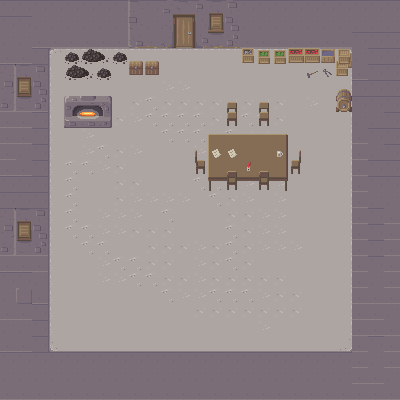

This game map was drawn from its Tiled (.tmx) file and the tilesets committed beside it. A one-line description and the trimmed map source follow:
An orthogonal 25x25 tile map with 16x16 px tiles, 3 tile layers (Tile Layer 1, predmety, Predmety 2), 2 tilesets and 9 objects (scene:city).

<map version="1.2" tiledversion="1.2.1" orientation="orthogonal" renderorder="right-down" width="25" height="25" tilewidth="16" tileheight="16" infinite="0" nextlayerid="6" nextobjectid="24">
 <properties>
  <property name="tilesets" value="dungeon2,medieval-int" />
 </properties>
 <tileset firstgid="1" source="medieval-ext.tsx" />
 <tileset firstgid="385" source="medieval-int.tsx" />
 <layer id="1" name="Tile Layer 1" width="25" height="25">
  <properties>
   <property name="tilesets" value="medieval-int,medieval-ext" />
  </properties>
  <data>[625 cells, 625 non-empty, 45 distinct tile ids]</data>
 </layer>
 <layer id="3" name="predmety" width="25" height="25">
  <properties>
   <property name="tilesets" value="medieval-int" />
  </properties>
  <data>[625 cells, 71 non-empty, 43 distinct tile ids]</data>
 </layer>
 <layer id="4" name="Predmety 2" width="25" height="25">
  <properties>
   <property name="tilesets" value="medieval-int" />
  </properties>
  <data>[625 cells, 13 non-empty, 8 distinct tile ids]</data>
 </layer>
 <objectgroup id="2" name="lava">
  <object id="1" x="0" y="1" width="172" height="47" />
  <object id="2" x="175" y="0" width="17" height="28" />
  <object id="5" x="196" y="0" width="204" height="48" />
  <object id="6" x="-1" y="46" width="49" height="352" />
  <object id="7" x="48" y="351" width="304" height="47" />
  <object id="8" x="352" y="47" width="48" height="352" />
  <object id="10" x="209" y="134.667" width="78.3333" height="42.3333" />
  <object id="11" x="64.5" y="96.25" width="47.5" height="31.0833" />
  <object id="23" name="city" type="scene:city" x="176" y="32" width="16" height="16" />
 </objectgroup>
</map>
